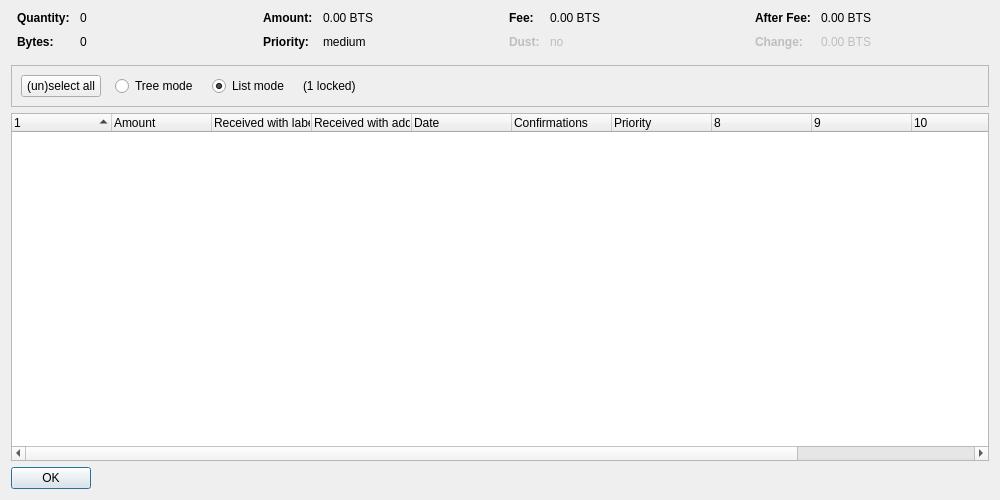
<?xml version="1.0" encoding="UTF-8"?>
<ui version="4.0">
 <class>CoinControlDialog</class>
 <widget class="QDialog" name="CoinControlDialog">
  <property name="geometry">
   <rect>
    <x>0</x>
    <y>0</y>
    <width>1000</width>
    <height>500</height>
   </rect>
  </property>
  <property name="windowTitle">
   <string>Coin Selection</string>
  </property>
  <property name="styleSheet">
   <string notr="true"/>
  </property>
  <layout class="QVBoxLayout" name="verticalLayout">
   <item>
    <layout class="QHBoxLayout" name="horizontalLayoutTop" stretch="0,0,0,0">
     <property name="topMargin">
      <number>0</number>
     </property>
     <property name="bottomMargin">
      <number>10</number>
     </property>
     <item>
      <layout class="QFormLayout" name="formLayoutCoinControl1">
       <property name="horizontalSpacing">
        <number>10</number>
       </property>
       <property name="verticalSpacing">
        <number>10</number>
       </property>
       <property name="leftMargin">
        <number>6</number>
       </property>
       <property name="rightMargin">
        <number>6</number>
       </property>
       <item row="0" column="0">
        <widget class="QLabel" name="labelCoinControlQuantityText">
         <property name="font">
          <font>
           <weight>75</weight>
           <bold>true</bold>
          </font>
         </property>
         <property name="text">
          <string>Quantity:</string>
         </property>
        </widget>
       </item>
       <item row="0" column="1">
        <widget class="QLabel" name="labelCoinControlQuantity">
         <property name="cursor">
          <cursorShape>IBeamCursor</cursorShape>
         </property>
         <property name="contextMenuPolicy">
          <enum>Qt::ActionsContextMenu</enum>
         </property>
         <property name="text">
          <string notr="true">0</string>
         </property>
         <property name="textInteractionFlags">
          <set>Qt::LinksAccessibleByMouse|Qt::TextSelectableByKeyboard|Qt::TextSelectableByMouse</set>
         </property>
        </widget>
       </item>
       <item row="1" column="0">
        <widget class="QLabel" name="labelCoinControlBytesText">
         <property name="font">
          <font>
           <weight>75</weight>
           <bold>true</bold>
          </font>
         </property>
         <property name="text">
          <string>Bytes:</string>
         </property>
        </widget>
       </item>
       <item row="1" column="1">
        <widget class="QLabel" name="labelCoinControlBytes">
         <property name="cursor">
          <cursorShape>IBeamCursor</cursorShape>
         </property>
         <property name="contextMenuPolicy">
          <enum>Qt::ActionsContextMenu</enum>
         </property>
         <property name="text">
          <string notr="true">0</string>
         </property>
         <property name="textInteractionFlags">
          <set>Qt::LinksAccessibleByMouse|Qt::TextSelectableByKeyboard|Qt::TextSelectableByMouse</set>
         </property>
        </widget>
       </item>
      </layout>
     </item>
     <item>
      <layout class="QFormLayout" name="formLayoutCoinControl2">
       <property name="horizontalSpacing">
        <number>10</number>
       </property>
       <property name="verticalSpacing">
        <number>10</number>
       </property>
       <property name="leftMargin">
        <number>6</number>
       </property>
       <property name="rightMargin">
        <number>6</number>
       </property>
       <item row="0" column="0">
        <widget class="QLabel" name="labelCoinControlAmountText">
         <property name="font">
          <font>
           <weight>75</weight>
           <bold>true</bold>
          </font>
         </property>
         <property name="text">
          <string>Amount:</string>
         </property>
        </widget>
       </item>
       <item row="0" column="1">
        <widget class="QLabel" name="labelCoinControlAmount">
         <property name="cursor">
          <cursorShape>IBeamCursor</cursorShape>
         </property>
         <property name="contextMenuPolicy">
          <enum>Qt::ActionsContextMenu</enum>
         </property>
         <property name="text">
          <string notr="true">0.00 BTS</string>
         </property>
         <property name="textInteractionFlags">
          <set>Qt::LinksAccessibleByMouse|Qt::TextSelectableByKeyboard|Qt::TextSelectableByMouse</set>
         </property>
        </widget>
       </item>
       <item row="1" column="0">
        <widget class="QLabel" name="labelCoinControlPriorityText">
         <property name="font">
          <font>
           <weight>75</weight>
           <bold>true</bold>
          </font>
         </property>
         <property name="text">
          <string>Priority:</string>
         </property>
        </widget>
       </item>
       <item row="1" column="1">
        <widget class="QLabel" name="labelCoinControlPriority">
         <property name="cursor">
          <cursorShape>IBeamCursor</cursorShape>
         </property>
         <property name="contextMenuPolicy">
          <enum>Qt::ActionsContextMenu</enum>
         </property>
         <property name="text">
          <string notr="true">medium</string>
         </property>
         <property name="textInteractionFlags">
          <set>Qt::LinksAccessibleByMouse|Qt::TextSelectableByKeyboard|Qt::TextSelectableByMouse</set>
         </property>
        </widget>
       </item>
      </layout>
     </item>
     <item>
      <layout class="QFormLayout" name="formLayoutCoinControl3">
       <property name="horizontalSpacing">
        <number>10</number>
       </property>
       <property name="verticalSpacing">
        <number>10</number>
       </property>
       <property name="leftMargin">
        <number>6</number>
       </property>
       <property name="rightMargin">
        <number>6</number>
       </property>
       <item row="0" column="0">
        <widget class="QLabel" name="labelCoinControlFeeText">
         <property name="font">
          <font>
           <weight>75</weight>
           <bold>true</bold>
          </font>
         </property>
         <property name="text">
          <string>Fee:</string>
         </property>
        </widget>
       </item>
       <item row="0" column="1">
        <widget class="QLabel" name="labelCoinControlFee">
         <property name="cursor">
          <cursorShape>IBeamCursor</cursorShape>
         </property>
         <property name="contextMenuPolicy">
          <enum>Qt::ActionsContextMenu</enum>
         </property>
         <property name="text">
          <string notr="true">0.00 BTS</string>
         </property>
         <property name="textInteractionFlags">
          <set>Qt::LinksAccessibleByMouse|Qt::TextSelectableByKeyboard|Qt::TextSelectableByMouse</set>
         </property>
        </widget>
       </item>
       <item row="1" column="0">
        <widget class="QLabel" name="labelCoinControlLowOutputText">
         <property name="enabled">
          <bool>false</bool>
         </property>
         <property name="font">
          <font>
           <weight>75</weight>
           <bold>true</bold>
          </font>
         </property>
         <property name="text">
          <string>Dust:</string>
         </property>
        </widget>
       </item>
       <item row="1" column="1">
        <widget class="QLabel" name="labelCoinControlLowOutput">
         <property name="enabled">
          <bool>false</bool>
         </property>
         <property name="cursor">
          <cursorShape>IBeamCursor</cursorShape>
         </property>
         <property name="contextMenuPolicy">
          <enum>Qt::ActionsContextMenu</enum>
         </property>
         <property name="text">
          <string notr="true">no</string>
         </property>
         <property name="textInteractionFlags">
          <set>Qt::LinksAccessibleByMouse|Qt::TextSelectableByKeyboard|Qt::TextSelectableByMouse</set>
         </property>
        </widget>
       </item>
      </layout>
     </item>
     <item>
      <layout class="QFormLayout" name="formLayoutCoinControl4">
       <property name="horizontalSpacing">
        <number>10</number>
       </property>
       <property name="verticalSpacing">
        <number>10</number>
       </property>
       <property name="leftMargin">
        <number>6</number>
       </property>
       <property name="rightMargin">
        <number>6</number>
       </property>
       <item row="0" column="0">
        <widget class="QLabel" name="labelCoinControlAfterFeeText">
         <property name="font">
          <font>
           <weight>75</weight>
           <bold>true</bold>
          </font>
         </property>
         <property name="text">
          <string>After Fee:</string>
         </property>
        </widget>
       </item>
       <item row="0" column="1">
        <widget class="QLabel" name="labelCoinControlAfterFee">
         <property name="cursor">
          <cursorShape>IBeamCursor</cursorShape>
         </property>
         <property name="contextMenuPolicy">
          <enum>Qt::ActionsContextMenu</enum>
         </property>
         <property name="text">
          <string notr="true">0.00 BTS</string>
         </property>
         <property name="textInteractionFlags">
          <set>Qt::LinksAccessibleByMouse|Qt::TextSelectableByKeyboard|Qt::TextSelectableByMouse</set>
         </property>
        </widget>
       </item>
       <item row="1" column="0">
        <widget class="QLabel" name="labelCoinControlChangeText">
         <property name="enabled">
          <bool>false</bool>
         </property>
         <property name="font">
          <font>
           <weight>75</weight>
           <bold>true</bold>
          </font>
         </property>
         <property name="text">
          <string>Change:</string>
         </property>
        </widget>
       </item>
       <item row="1" column="1">
        <widget class="QLabel" name="labelCoinControlChange">
         <property name="enabled">
          <bool>false</bool>
         </property>
         <property name="cursor">
          <cursorShape>IBeamCursor</cursorShape>
         </property>
         <property name="contextMenuPolicy">
          <enum>Qt::ActionsContextMenu</enum>
         </property>
         <property name="text">
          <string notr="true">0.00 BTS</string>
         </property>
         <property name="textInteractionFlags">
          <set>Qt::LinksAccessibleByMouse|Qt::TextSelectableByKeyboard|Qt::TextSelectableByMouse</set>
         </property>
        </widget>
       </item>
      </layout>
     </item>
    </layout>
   </item>
   <item>
    <widget class="QFrame" name="frame">
     <property name="minimumSize">
      <size>
       <width>0</width>
       <height>40</height>
      </size>
     </property>
     <property name="frameShape">
      <enum>QFrame::StyledPanel</enum>
     </property>
     <property name="frameShadow">
      <enum>QFrame::Sunken</enum>
     </property>
     <layout class="QHBoxLayout" name="horizontalLayout">
      <item>
       <layout class="QHBoxLayout" name="horizontalLayoutPanel" stretch="0,0,0,0,0">
        <property name="spacing">
         <number>14</number>
        </property>
        <item>
         <widget class="QPushButton" name="pushButtonSelectAll">
          <property name="sizePolicy">
           <sizepolicy hsizetype="Maximum" vsizetype="Fixed">
            <horstretch>0</horstretch>
            <verstretch>0</verstretch>
           </sizepolicy>
          </property>
          <property name="styleSheet">
           <string notr="true"/>
          </property>
          <property name="text">
           <string>(un)select all</string>
          </property>
          <property name="autoDefault">
           <bool>false</bool>
          </property>
         </widget>
        </item>
        <item>
         <widget class="QRadioButton" name="radioTreeMode">
          <property name="sizePolicy">
           <sizepolicy hsizetype="Maximum" vsizetype="Fixed">
            <horstretch>0</horstretch>
            <verstretch>0</verstretch>
           </sizepolicy>
          </property>
          <property name="text">
           <string>Tree mode</string>
          </property>
         </widget>
        </item>
        <item>
         <widget class="QRadioButton" name="radioListMode">
          <property name="sizePolicy">
           <sizepolicy hsizetype="Maximum" vsizetype="Fixed">
            <horstretch>0</horstretch>
            <verstretch>0</verstretch>
           </sizepolicy>
          </property>
          <property name="text">
           <string>List mode</string>
          </property>
          <property name="checked">
           <bool>true</bool>
          </property>
         </widget>
        </item>
        <item>
         <widget class="QLabel" name="labelLocked">
          <property name="text">
           <string notr="true">(1 locked)</string>
          </property>
         </widget>
        </item>
        <item>
         <spacer name="horizontalSpacer">
          <property name="orientation">
           <enum>Qt::Horizontal</enum>
          </property>
          <property name="sizeHint" stdset="0">
           <size>
            <width>40</width>
            <height>20</height>
           </size>
          </property>
         </spacer>
        </item>
       </layout>
      </item>
     </layout>
    </widget>
   </item>
   <item>
    <widget class="CoinControlTreeWidget" name="treeWidget">
     <property name="contextMenuPolicy">
      <enum>Qt::CustomContextMenu</enum>
     </property>
     <property name="styleSheet">
      <string notr="true"/>
     </property>
     <property name="sortingEnabled">
      <bool>false</bool>
     </property>
     <property name="columnCount">
      <number>12</number>
     </property>
     <attribute name="headerShowSortIndicator" stdset="0">
      <bool>true</bool>
     </attribute>
     <attribute name="headerStretchLastSection">
      <bool>false</bool>
     </attribute>
     <column>
      <property name="text">
       <string/>
      </property>
     </column>
     <column>
      <property name="text">
       <string>Amount</string>
      </property>
     </column>
     <column>
      <property name="text">
       <string>Received with label</string>
      </property>
     </column>
     <column>
      <property name="text">
       <string>Received with address</string>
      </property>
     </column>
     <column>
      <property name="text">
       <string>Date</string>
      </property>
     </column>
     <column>
      <property name="text">
       <string>Confirmations</string>
      </property>
      <property name="toolTip">
       <string>Confirmed</string>
      </property>
     </column>
     <column>
      <property name="text">
       <string>Priority</string>
      </property>
     </column>
     <column>
      <property name="text">
       <string/>
      </property>
     </column>
     <column>
      <property name="text">
       <string/>
      </property>
     </column>
     <column>
      <property name="text">
       <string/>
      </property>
     </column>
     <column>
      <property name="text">
       <string/>
      </property>
     </column>
     <column>
      <property name="text">
       <string/>
      </property>
     </column>
    </widget>
   </item>
   <item>
    <widget class="QDialogButtonBox" name="buttonBox">
     <property name="sizePolicy">
      <sizepolicy hsizetype="Maximum" vsizetype="Fixed">
       <horstretch>0</horstretch>
       <verstretch>0</verstretch>
      </sizepolicy>
     </property>
     <property name="styleSheet">
      <string notr="true"/>
     </property>
     <property name="orientation">
      <enum>Qt::Horizontal</enum>
     </property>
     <property name="standardButtons">
      <set>QDialogButtonBox::Ok</set>
     </property>
    </widget>
   </item>
  </layout>
 </widget>
 <customwidgets>
  <customwidget>
   <class>CoinControlTreeWidget</class>
   <extends>QTreeWidget</extends>
   <header>coincontroltreewidget.h</header>
  </customwidget>
 </customwidgets>
 <resources/>
 <connections/>
</ui>
